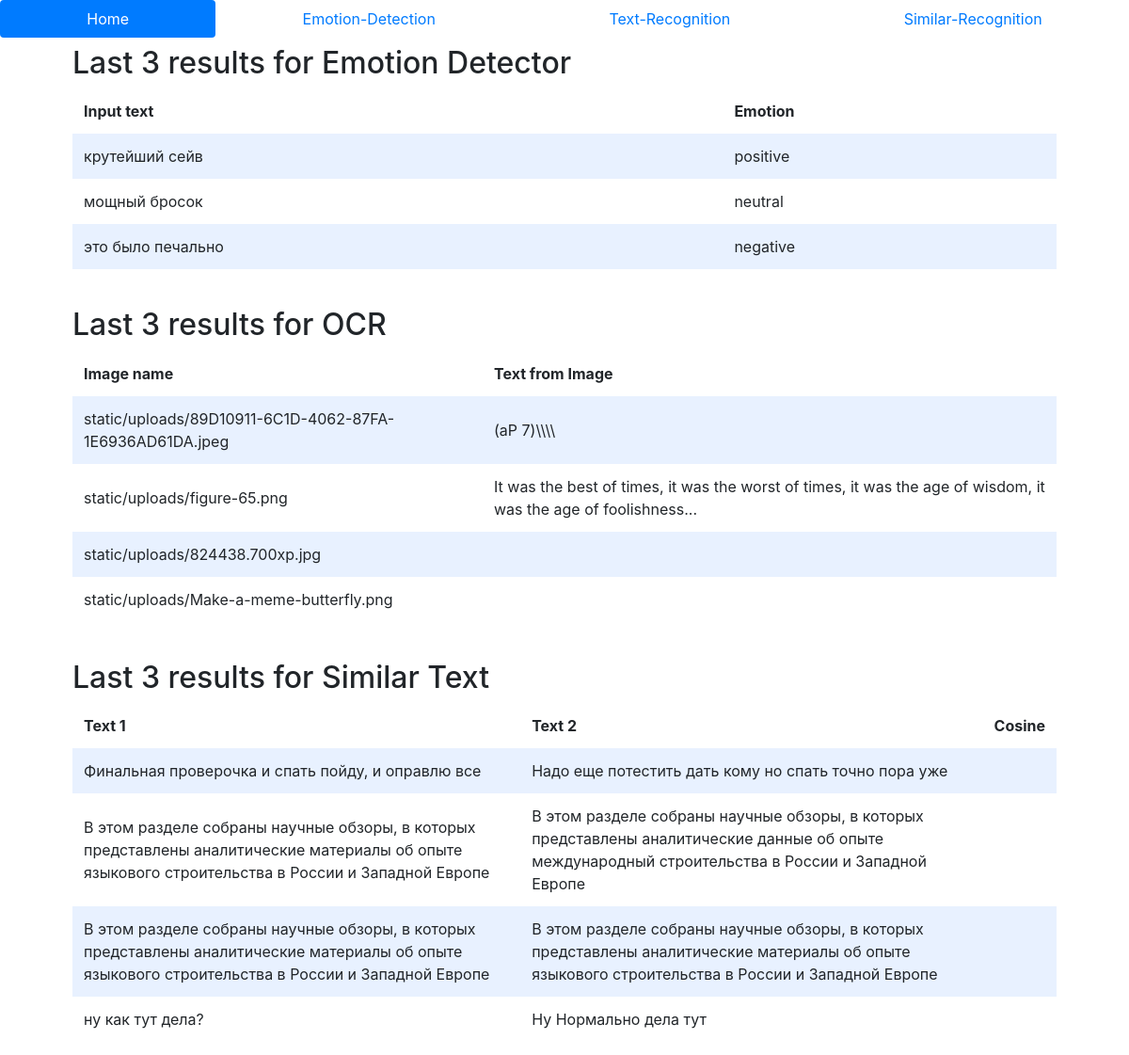
The page / on the database its author committed.
### tables this page shows
CREATE TABLE emotion(id INTEGER PRIMARY KEY AUTOINCREMENT, input TEXT NOT NULL, output TEXT NOT NULL, score FLOAT NOT NULL);

CREATE TABLE image(id INTEGER PRIMARY KEY AUTOINCREMENT, image TEXT NOT NULL, text TECT NOT NULL);

CREATE TABLE similar(id INTEGER PRIMARY KEY AUTOINCREMENT, text_1 TEXT NOT NULL, text_2 TEXT NOT NULL, score FLOAT NOT NULL);

### app.py (the view)
@app.route("/")
def index():
    emotions = db.execute("SELECT * FROM emotion ORDER BY id DESC LIMIT 3")
    exctracted_txt = db.execute("SELECT * FROM image ORDER BY id DESC LIMIT 4")
    similar_texts = db.execute("SELECT * FROM similar ORDER BY id DESC LIMIT 4")
    return render_template("index.html",
                           emotions=emotions,
                           exctracted_txt=exctracted_txt,
                           similar_texts=similar_texts)

### app.py (called while the page is built)
@app.after_request
def after_request(response):
    response.headers["Cache-Control"] = "no-cache, no-store, must-revalidate"
    response.headers["Expires"] = 0
    response.headers["Pragma"] = "no-cache"
    return response

### templates/index.html (shortened to what this page needs)
<!DOCTYPE html>
<html lang="en">
    <head>
        <link rel="stylesheet" href="https://cdn.jsdelivr.net/npm/bootstrap@4.5.3/dist/css/bootstrap.min.css">
        <link href="static/styles.css" rel="stylesheet">
    </head>
    <body>
        <nav class="nav nav-pills nav-fill">
            <li class="nav-item">
                <a class="nav-link active" href="/">Home</a>
            </li>
            <li class="nav-item">
                <a class="nav-link" href="/emotion-detection">Emotion-Detection</a>
            </li>
            <li class="nav-item">
                <a class="nav-link" href="/text-recognition">Text-Recognition</a>
            </li>
            <li class="nav-item">
                <a class="nav-link" href="/similar-recognition">Similar-Recognition</a>
            </li>
        </nav>
        <div class="container">
            <div class="section">
                <h2>Last 3 results for Emotion Detector</h2>
                <table>
                    <thead>
                        <tr>
                            <th>Input text</th>
                            <th>Emotion</th>
                        </tr>
                    </thead>
                    <tbody>
                        {% for emotion in emotions %}
                            <tr>
                                <td>{{ emotion.input }}</td>
                                <td>{{ emotion.output }}</td>
                            </tr>
                        {% endfor %}
                    </tbody>
                </table>
            </div>
            <div class="section">
                <h2>Last 3 results for OCR</h2>
                <table>
                    <thead>
                        <tr>
                            <th>Image name</th>
                            <th>Text from Image</th>
                        </tr>
                    </thead>
                    <tbody>
                        {% for text_image in exctracted_txt %}
                            <tr>
                                <td>{{ text_image.image }}</td>
                                <td>{{ text_image.text }}</td>
                            </tr>
                        {% endfor %}
                    </tbody>
                </table>
            </div>
            <div class="section">
                <h2>Last 3 results for Similar Text</h2>
                <table>
                    <thead>
                        <tr>
                            <th>Text 1</th>
                            <th>Text 2</th>
                            <th>Cosine</th>
                        </tr>
                    </thead>
                    <tbody>
                        {% for similar in similar_texts %}
                            <tr>
                                <td>{{ similar.text_1 }}</td>
                                <td>{{ similar.text_2 }}</td>
                                <td>{{ similar.text_3 }}</td>
                            </tr>
                        {% endfor %}
                    </tbody>
                </table>
            </div>
        </div>
    </body>
</html>

### static/styles.css (style rules this page uses)
.section { padding-bottom: 1rem; padding-left: 2rem; padding-right: 2rem; padding-top: 0.5rem; }
table { background-color: transparent; margin-bottom: 1rem; width: 100%; }
table th, table td { padding: 0.75rem; vertical-align: middle; }
tbody tr:nth-of-type(odd) { background-color: rgb(179, 208, 255, 0.3) }

### rows shown on the page
emotion: input "крутейший сейв", output "positive"
emotion: input "мощный бросок", output "neutral"
emotion: input "это было печально", output "negative"
image: image "static/uploads/89D10911-6C1D-4062-87FA-1E6936AD61DA.jpeg", text "(aP 7)\\\\\\\\"
image: image "static/uploads/figure-65.png", text "It was the best of times, it was the worst of times, it was the age of wisdom, it was the age of foolishness..."
image: image "static/uploads/824438.700xp.jpg"
image: image "static/uploads/Make-a-meme-butterfly.png"
similar: text_1 "Финальная проверочка и спать пойду, и оправлю все", text_2 "Надо еще потестить дать кому но спать точно пора уже"
similar: text_1 "В этом разделе собраны научные обзоры, в которых представлены аналитические материалы об опыте языкового строительства в России и Западной Европе", text_2 "В этом разделе собраны научные обзоры, в которых представлены аналитические данные об опыте международный строительства в России и Западной Европе"
similar: text_1 "В этом разделе собраны научные обзоры, в которых представлены аналитические материалы об опыте языкового строительства в России и Западной Европе", text_2 "В этом разделе собраны научные обзоры, в которых представлены аналитические материалы об опыте языкового строительства в России и Западной Европе"
similar: text_1 "ну как тут дела?", text_2 "Ну Нормально дела тут"
